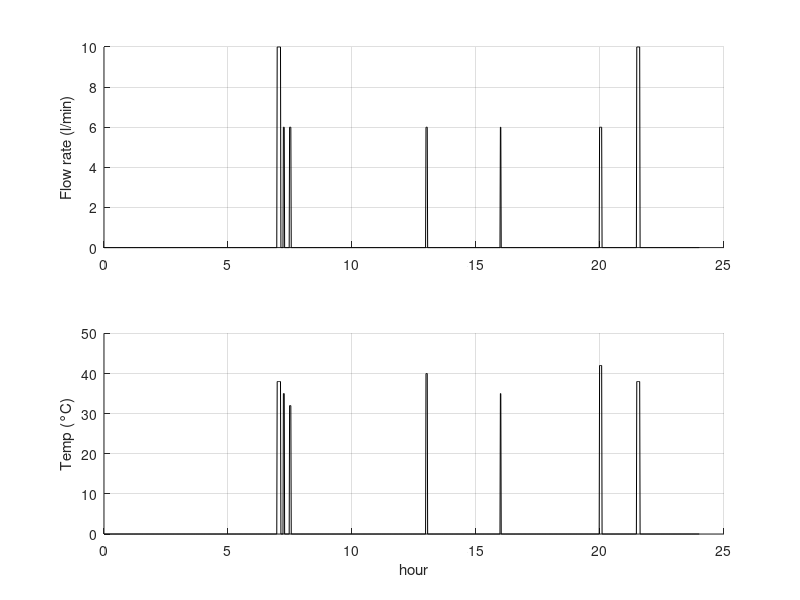

Here is the MATLAB script that generated this plot:
%% Consumption profiles

% !! Select a seasons (1=winter; 2=summer)
season = 1;

time = (0:60*24)'; % min
flow_rate_consumption = 0*time; % l/min
temperature_req = 0*time; % °C

if season == 1 % winter

    Tmains = 12; % ° C

    flow_rate_consumption(60*7:60*7+8) = 10; % l/min shower 1
    temperature_req(60*7:60*7+8) = 38; % °C

    flow_rate_consumption(60*7.25:60*7.25+2) = 6; % l/min face washing 1
    temperature_req(60*7.25:60*7.25+2) = 35; % °C

    flow_rate_consumption(60*7.5:60*7.5+3) = 6; % l/min breakfast wash
    temperature_req(60*7.5:60*7.5+3) = 32; % °C

    flow_rate_consumption(60*13:60*13+3) = 6; % l/min lunch wash
    temperature_req(60*13:60*13+3) = 40; % °C

    flow_rate_consumption(60*16:60*16+1) = 6; % l/min face washing 2
    temperature_req(60*16:60*16+1) = 35; % °C

    flow_rate_consumption(60*20:60*20+5) = 6; % l/min dinner wash
    temperature_req(60*20:60*20+5) = 42; % l/min dinner wash

    flow_rate_consumption(60*21.5:60*21.5+7) = 10; % l/min shower 2
    temperature_req(60*21.5:60*21.5+7) = 38; % °C

else % summer

    Tmains = 16; 

    flow_rate_consumption(60*6:60*6+8) = 10; % l/min shower 1
    temperature_req(60*6:60*6+8) = 36; % ° C

    flow_rate_consumption(60*6.25:60*6.25+4) = 8; % l/min face washing 1
    temperature_req(60*6.25:60*6.25+4) = 32; % ° C

    flow_rate_consumption(60*6.5:60*6.5+3) = 6; % l/min breakfast wash
    temperature_req(60*6.5:60*6.5+3) = 32; % ° C

    flow_rate_consumption(60*12:60*12+3) = 6; % l/min lunch wash
    temperature_req(60*12:60*12+3) = 40; % ° C

    flow_rate_consumption(60*18:60*18+10) = 10; % l/min evenign shower
    temperature_req(60*18:60*18+10) = 35; % ° C

    flow_rate_consumption(60*19:60*19+5) = 6; % l/min dinner wash
    temperature_req(60*19:60*19+5) = 40; % l/min dinner wash

    flow_rate_consumption(60*20.5:60*20.5+8) = 10; % l/min shower 2
    temperature_req(60*20.5:60*20.5+8) = 36; % ° C

end

figure(2)
ha(1)=subplot(2,1,1);
hold on
grid on
plot(time/60,flow_rate_consumption,'k')
ylabel('Flow rate (l/min)')

ha(2)=subplot(2,1,2);
hold on
grid on
plot(time/60,temperature_req,'k')
ylabel('Temp (°C)')
xlabel('hour')

linkaxes(ha,'x')